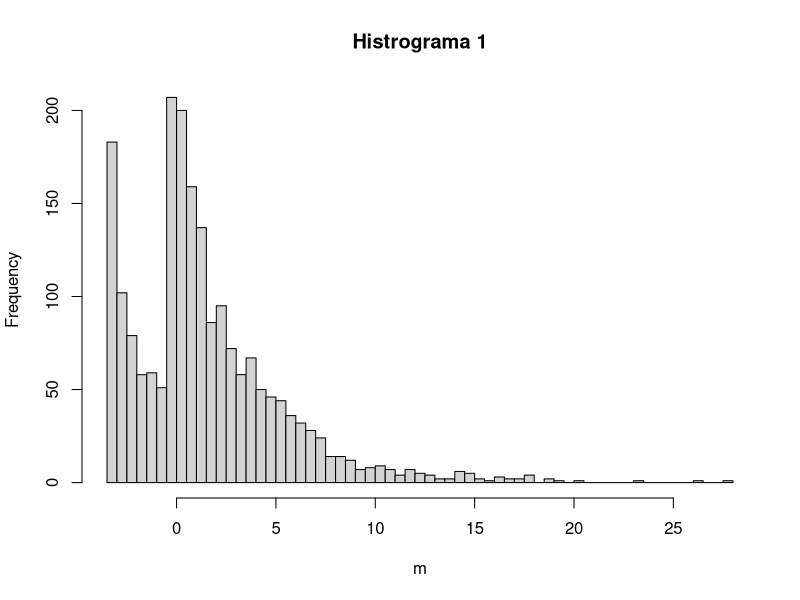
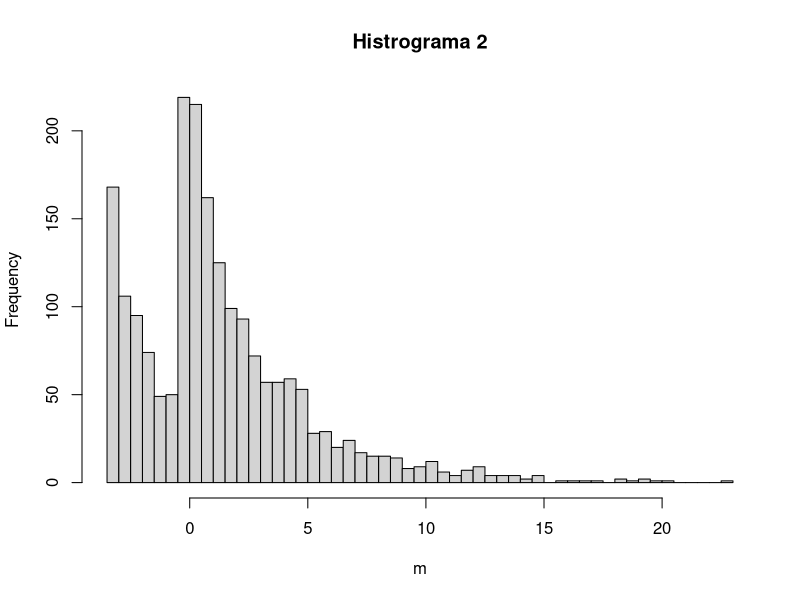
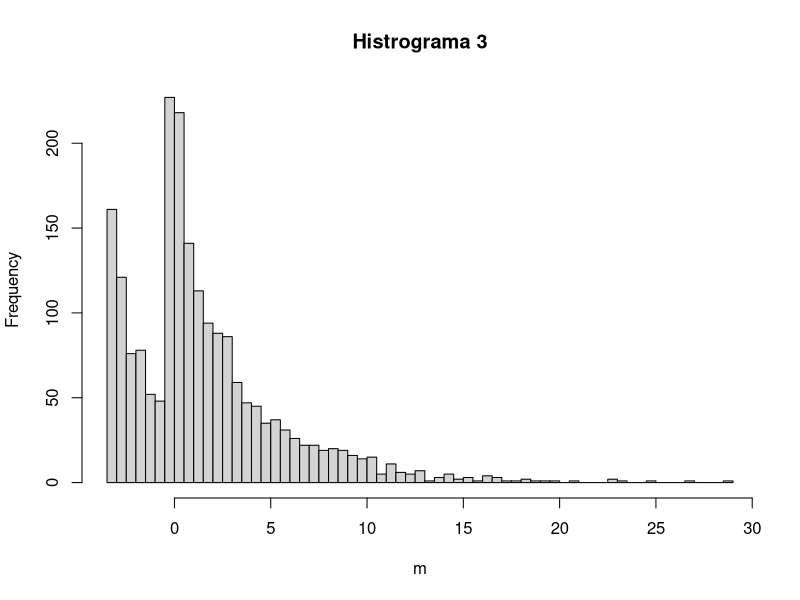
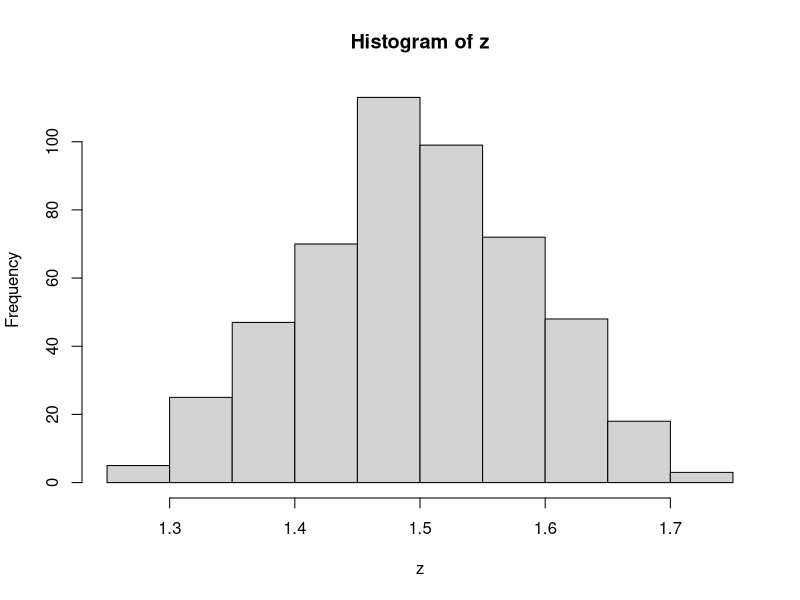

These figures' R source, in order:
## ---- chunk 1
# Esse código em R define algumas configurações iniciais. A primeira linha suprime mensagens de aviso. A segunda linha instala o pacote "semTools" se ainda não estiver instalado. E a terceira linha carrega o pacote "semTools" para uso no ambiente de trabalho do R.

options(warn=-1)
install.packages("semTools")
library(semTools)

## ---- chunk 2
# Esse código em R cria um vetor chamado 'z' com 500 elementos, todos definidos como o valor 0. Essa função 'rep' é usada para repetir o valor 0 500 vezes e armazená-lo no vetor 'z'.

z = rep(0,500)
## ---- chunk 3
# Este código em R cria um loop que gera 500 amostras de dados não normais multivariados (com 2 variáveis) usando a função `mvrnonnorm`. Cada amostra tem uma média, matriz de covariância, assimetria e curtose específicas. Em seguida, ele calcula a média de cada amostra e armazena esses valores em um vetor chamado `z`. Além disso, o código gera histogramas para as três primeiras amostras e os exibe separadamente.

for (i in 1:500) {
  m = mvrnonnorm(1000, c(1, 2), matrix(c(10, 2, 2, 5), 2, 2),
                 skewness = c(5, 2), kurtosis = c(3, 3))
  # Grava a média da amostra
  z[i] =mean(m)
  
  # Imprime as 3 primeiras
  if (i<4){
   
    hist(m,breaks=50, main= paste0("Histrograma ", i ))
  }
}
## ---- chunk 4
# Esse código em R cria um histograma a partir dos dados contidos no vetor 'z', exibindo uma representação gráfica da distribuição das frequências dos valores em 'z'. O histograma mostra a quantidade de dados em intervalos ou classes e pode ser usado para visualizar a forma da distribuição desses valores.

hist(z)
